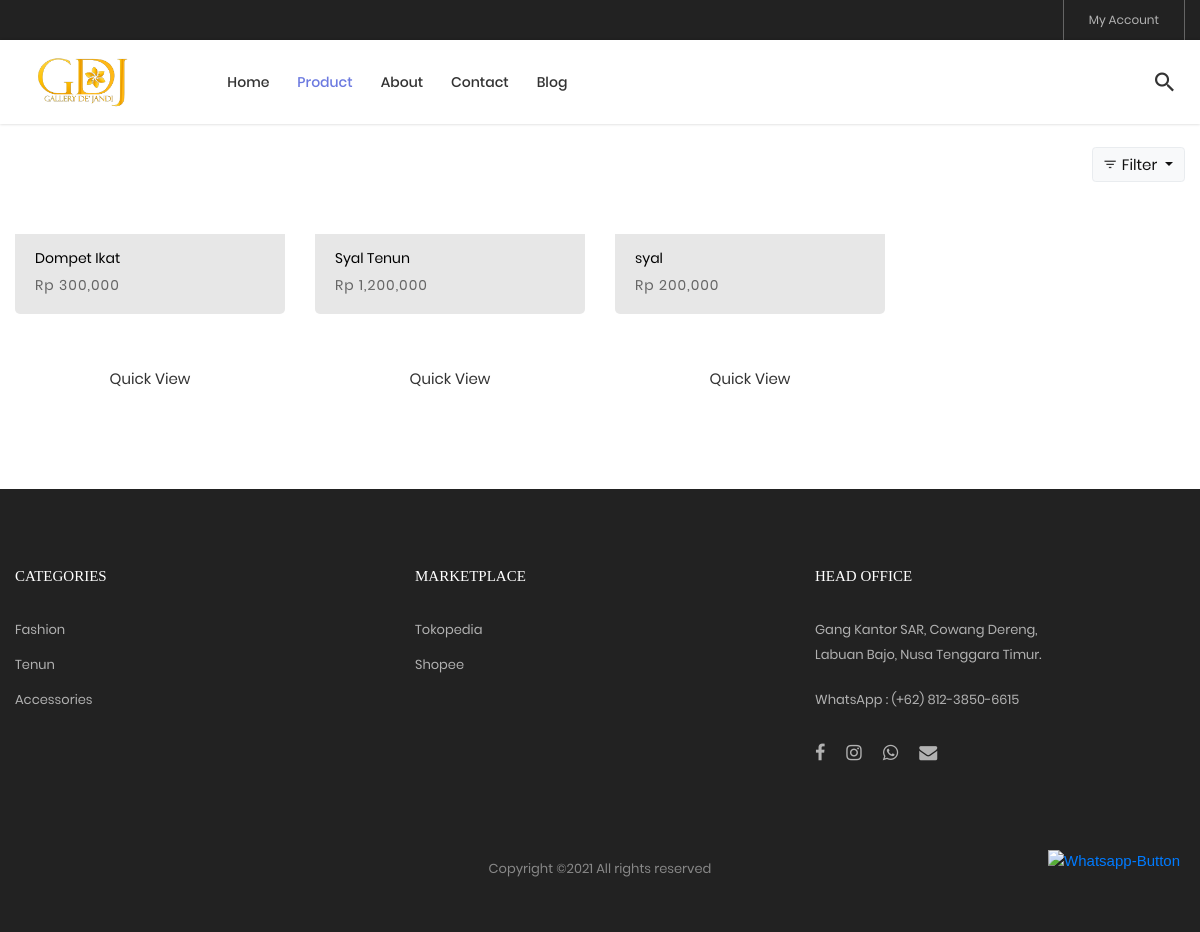
The app's page /?m=product&id_kategori=1 with its own data.
### tables this page shows
CREATE TABLE `produk` (
  `id_produk` int(3) NOT NULL,
  `nama_produk` varchar(45) NOT NULL,
  `id_kategori` int(2) NOT NULL,
  `harga` int(11) NOT NULL,
  `gambar` text NOT NULL,
  `deskripsi` text NOT NULL
);

CREATE TABLE `kategori` (
  `id_kategori` int(2) NOT NULL,
  `nama_kategori` varchar(35) NOT NULL
);

### product.php (the view, shortened to what this page needs)
<div class="bg0 m-t-23 p-b-140">
	<div class="container">
		<div class="flex-w flex-sb-m p-b-52">
			<div class="btn-group m-l-auto">
				<button class=" btn btn-light border dropdown-toggle stext-106" type="button" id="defaultDropdown" data-bs-toggle="dropdown" data-bs-auto-close="true" aria-expanded="false">
					<i class="icon-filter cl2 m-r-6 fs-15 trans-04 zmdi zmdi-filter-list"></i>Filter
				</button>
			</div>
		</div>
		<div class="row isotope-grid">
			<?php
			if ($_GET['id_kategori'])
				$where .= " AND kategori.id_kategori='$_GET[id_kategori]'";
			$query = mysqli_query($koneksi, "SELECT * FROM produk JOIN kategori ON kategori.id_kategori=produk.id_kategori WHERE (nama_produk LIKE '%$_GET[q]%') $where ORDER BY id_produk");
			while ($row = mysqli_fetch_object($query)) { ?>
				<div class="col-6 col-md-4 col-lg-3 p-b-35 isotope-item">
					<div class="block2">
						<a href="#mymodal?id_produk=<?= $row->id_produk ?>" class="block2-btn flex-c-m stext-103 cl2 size-102 bg0 bor2 hov-btn1 p-lr-15 trans-04 js-show-modal1">
							Quick View
						</a>
						<div class="block2-txt flex-w flex-t p-t-14">
							<div class="block2-txt-child1 flex-col-l ">
								<a href="?m=product-detail&id_produk=<?= $row->id_produk ?>" class="stext-104 cl4 hov-cl1 trans-04 js-name-b2 p-b-6">
									<?= $row->nama_produk ?>
								</a>
								<span class="stext-105 cl3">
									Rp <?= number_format($row->harga) ?>
								</span>
							</div>
						</div>
					</div>
				</div>
			<?php } ?>
		</div>
	</div>
</div>

### index.php (shortened to what this page needs)
<?php
include 'admin/koneksi.php';
?>
<!DOCTYPE html>
<html lang="en">
<head>
	<link rel="stylesheet" type="text/css" href="vendor/bootstrap/css/bootstrap.min.css">
	<link rel="stylesheet" type="text/css" href="fonts/font-awesome-4.7.0/css/font-awesome.min.css">
	<link rel="stylesheet" type="text/css" href="fonts/iconic/css/material-design-iconic-font.min.css">
	<link rel="stylesheet" type="text/css" href="fonts/linearicons-v1.0.0/icon-font.min.css">
	<link rel="stylesheet" type="text/css" href="vendor/animate/animate.css">
	<link rel="stylesheet" type="text/css" href="vendor/css-hamburgers/hamburgers.min.css">
	<link rel="stylesheet" type="text/css" href="vendor/animsition/css/animsition.min.css">
	<link rel="stylesheet" type="text/css" href="vendor/select2/select2.min.css">
	<link rel="stylesheet" type="text/css" href="vendor/daterangepicker/daterangepicker.css">
	<link rel="stylesheet" type="text/css" href="vendor/slick/slick.css">
	<link rel="stylesheet" type="text/css" href="vendor/MagnificPopup/magnific-popup.css">
	<link rel="stylesheet" type="text/css" href="vendor/perfect-scrollbar/perfect-scrollbar.css">
	<link rel="stylesheet" type="text/css" href="css/util.css">
	<link rel="stylesheet" type="text/css" href="css/main.css">
</head>
<body class="animisition">
	<header class="header-v4">
		<div class="container-menu-desktop">
			<div class="top-bar">
				<div class="content-topbar flex-sb-m h-full container">
					<div class="right-top-bar flex-w h-full">
						<a href="admin/index.php" class="flex-c-m trans-04 p-lr-25">
							My Account
						</a>
					</div>
				</div>
			</div>
			<div class="wrap-menu-desktop how-shadow1">
				<nav class="limiter-menu-desktop container">
					<a href="index.php" class="logo">
						<img src="images/icons/logo-jandi.png" alt="IMG-LOGO">
					</a>
					<div class="menu-desktop">
						<ul class="main-menu">
							<li>
								<a href="?m=home">Home</a>
							</li>
							<li class="active-menu">
								<a href="?m=product">Product</a>
							</li>
							<li>
								<a href="?m=about">About</a>
							</li>
							<li>
								<a href="?m=contact">Contact</a>
							</li>
							<li>
								<a href="blog.html">Blog</a>
							</li>
						</ul>
					</div>
					<div class="wrap-icon-header flex-w flex-r-m">
						<div class="icon-header-item cl2 hov-cl1 trans-04 p-l-22 p-r-11 js-show-modal-search">
							<i class="zmdi zmdi-search"></i>
						</div>
					</div>
				</nav>
			</div>
		</div>
	</header>
	<div class="content">
		<?php
		$mod = $_GET['m'];
		if ($mod == 'product') {
			include 'product.php';
		} else if ($mod == 'product-detail') {
			include 'product-detail.php';
		} else if ($mod == 'about') {
			include 'about.php';
		} else if ($mod == 'contact') {
			include 'contact.php';
		} else if ($mod == 'checkout') {
			include 'checkout.php';
		} else {
			include 'home.php';
		}
		?>
	</div>
	<footer class="bg3 p-t-75 p-b-32">
		<div class="container">
			<div class="row">
				<div class="col-12 col-lg-4 p-b-50">
					<h4 class="stext-301 cl0 p-b-30">
						Categories
					</h4>
					<ul>
						<?php
						$query = mysqli_query($koneksi, "SELECT * FROM kategori WHERE id_kategori ORDER BY id_kategori");
						while ($r = mysqli_fetch_object($query)) { ?>
							<li class="p-b-10">
								<a href="?m=product&id_kategori=<?= $r->id_kategori ?>" class="stext-107 cl7 hov-cl1 trans-04">
									<?= $r->nama_kategori ?>
								</a>
							</li>
						<?php } ?>
					</ul>
				</div>
				<div class="col-12 col-lg-4 p-b-50">
					<h4 class="stext-301 cl0 p-b-30">
						Marketplace
					</h4>
					<ul>
						<li class="p-b-10">
							<a href="#" class="stext-107 cl7 hov-cl1 trans-04">
								Tokopedia
							</a>
						</li>
						<li class="p-b-10">
							<a href="#" class="stext-107 cl7 hov-cl1 trans-04">
								Shopee
							</a>
						</li>
					</ul>
				</div>
				<div class="col-12 col-lg-4 p-b-50">
					<h4 class="stext-301 cl0 p-b-30">
						Head Office
					</h4>
					<p class="stext-107 cl7 size-201">
						Gang Kantor SAR, Cowang Dereng, Labuan Bajo, Nusa Tenggara Timur.
					</p>
					<p class="stext-107 cl7 size-201 p-t-20">
						WhatsApp : (+62) 812-3850-6615
					</p>
					<div class="p-t-27">
						<a href="" class="fs-18 cl7 hov-cl1 trans-04 m-r-16">
							<i class="fa fa-facebook"></i>
						</a>
						<a href="https://www.instagram.com/gallery_dejandi" class="fs-18 cl7 hov-cl1 trans-04 m-r-16">
							<i class="fa fa-instagram"></i>
						</a>
						<a href="https://api.whatsapp.com/send?phone=6281238506615" class="fs-18 cl7 hov-cl1 trans-04 m-r-16">
							<i class="fa fa-whatsapp"></i>
						</a>
						<a href="mailto:gallerydejandi@gmail.com" class="fs-18 cl7 hov-cl1 trans-04 m-r-16">
							<i class="fa fa-envelope"></i>
						</a>
					</div>
				</div>
			</div>
			<div class="p-t-40">
				<div class="flex-c-m flex-w p-b-18">
					<p class="stext-107 cl6 txt-center">
						Copyright &copy; All rights reserved
					</p>
				</div>
			</div>
	</footer>
	<div style="position:fixed;right:20px;bottom:60px;">
		<a href="https://api.whatsapp.com/send?phone=6285333437902">
			<img src="https://hantamo.com/free/whatsapp.svg" class="wa-btn" alt="Whatsapp-Button" height="50" />
		</a>
	</div>
</body>
</html>

### css/main.css (style rules this page uses)
.container { max-width: 1380px; }
@media (max-width: 1600px) { .container { max-width: 1200px; } }
.container-menu-desktop { height: auto; width: 100%; position: relative; -webkit-transition: all 0.3s; -o-transition: all 0.3s; -moz-transition: all 0.3s; transition: all 0.3s; }
ul li a { text-decoration: none; }
.header-v4 .container-menu-desktop { height: 124px; }
.top-bar { height: 40px; background-color: #222; }
.right-top-bar a { font-family: Poppins-Regular; font-size: 12px; line-height: 1.8; height: 100%; color: #b2b2b2; border-right: 1px solid rgba(255, 255, 255, 0.3); }
.right-top-bar a:first-child { border-left: 1px solid rgba(255, 255, 255, 0.3); }
.wrap-menu-desktop { position: fixed; z-index: 1100; background-color: transparent; width: 100%; height: 84px; top: 40px; left: 0px; -webkit-transition: height 0.3s, background-color 0.3s; -o-transition: height 0.3s, background-color 0.3s; -moz-transition: height 0.3s, background-color 0.3s; transition: height 0.3s, background-color 0.3s; }
.header-v4 .wrap-menu-desktop { background-color: #fff; }
.limiter-menu-desktop { height: 100%; display: -webkit-box; display: -webkit-flex; display: -moz-box; display: -ms-flexbox; display: flex; align-items: center; background-color: transparent; }
.logo { display: -webkit-box; display: -webkit-flex; display: -moz-box; display: -ms-flexbox; display: flex; align-items: center; height: 65%; margin-right: 55px; }
.logo img { max-width: 100%; max-height: 100%; }
.menu-desktop { display: -webkit-box; display: -webkit-flex; display: -moz-box; display: -ms-flexbox; display: flex; align-items: center; height: 100%; }
.main-menu { list-style-type: none; margin: 0; display: -webkit-box; display: -webkit-flex; display: -moz-box; display: -ms-flexbox; display: flex; align-items: center; }
.main-menu>li { display: block; position: relative; padding: 20px 10px 20px 0px; margin: 0px 4px 0px 14px; }
.main-menu>li>a { font-family: Poppins-Medium; font-size: 14px; color: #333; padding: 5px 0px; transition: all 0.4s; -webkit-transition: all 0.4s; -o-transition: all 0.4s; -moz-transition: all 0.4s; }
.wrap-icon-header { flex-grow: 1; }
.icon-header-item { position: relative; font-size: 26px; line-height: 1; cursor: pointer; }
.main-menu>li.active-menu>a { color: #6c7ae0; }
.block2-btn { position: absolute; bottom: -50px; left: 50%; -webkit-transform: translateX(-50%); -moz-transform: translateX(-50%); -ms-transform: translateX(-50%); -o-transform: translateX(-50%); transform: translateX(-50%); }
.block2-txt { background-color: rgb(231, 231, 231); border-radius: 0 0 5px 5px; height: 80px; }
.block2-txt-child1 { width: calc(100% - 30px); padding: 0 0 0 20px; }
.block2-txt-child1 a { color: black; }
.cl0 { color: #fff; }
.cl2 { color: #333; }
.cl3 { color: #666; }
.cl4 { color: #999; }
.cl6 { color: #888; }
.cl7 { color: #b2b2b2; }
.stext-103 { font-family: Poppins-Regular; font-size: 15px; line-height: 1.466667; }
.stext-104 { font-family: Poppins-Regular; font-size: 14px; line-height: 1.466667; }
.stext-105 { font-family: Poppins-Regular; font-size: 14px; line-height: 1.466667; letter-spacing: 1px; }
.stext-106 { font-family: Poppins-Regular; font-size: 15px; line-height: 1.2; }
.stext-107 { font-family: Poppins-Regular; font-size: 13px; line-height: 1.923; }
.stext-301 { font-family: Montserrat-Bold; font-size: 15px; line-height: 1.6; text-transform: uppercase; }
.size-102 { min-width: 139px; height: 40px; }
.size-201 { max-width: 270px; }
.bg0 { background-color: #fff; }
.bg3 { background-color: #222; }
.bor2 { border-radius: 20px; }
.how-shadow1 { box-shadow: 0 0px 3px 0px rgba(0, 0, 0, 0.2); -moz-box-shadow: 0 0px 3px 0px rgba(0, 0, 0, 0.2); -webkit-box-shadow: 0 0px 3px 0px rgba(0, 0, 0, 0.2); -o-box-shadow: 0 0px 3px 0px rgba(0, 0, 0, 0.2); -ms-box-shadow: 0 0px 3px 0px rgba(0, 0, 0, 0.2); }

### records on screen
produk: nama_produk "Dompet Ikat", harga "300,000"
produk: nama_produk "Syal Tenun", harga "1,200,000"
produk: nama_produk "syal", harga "200,000"
kategori: nama_kategori "Fashion"
kategori: nama_kategori "Tenun"
kategori: nama_kategori "Accessories"
